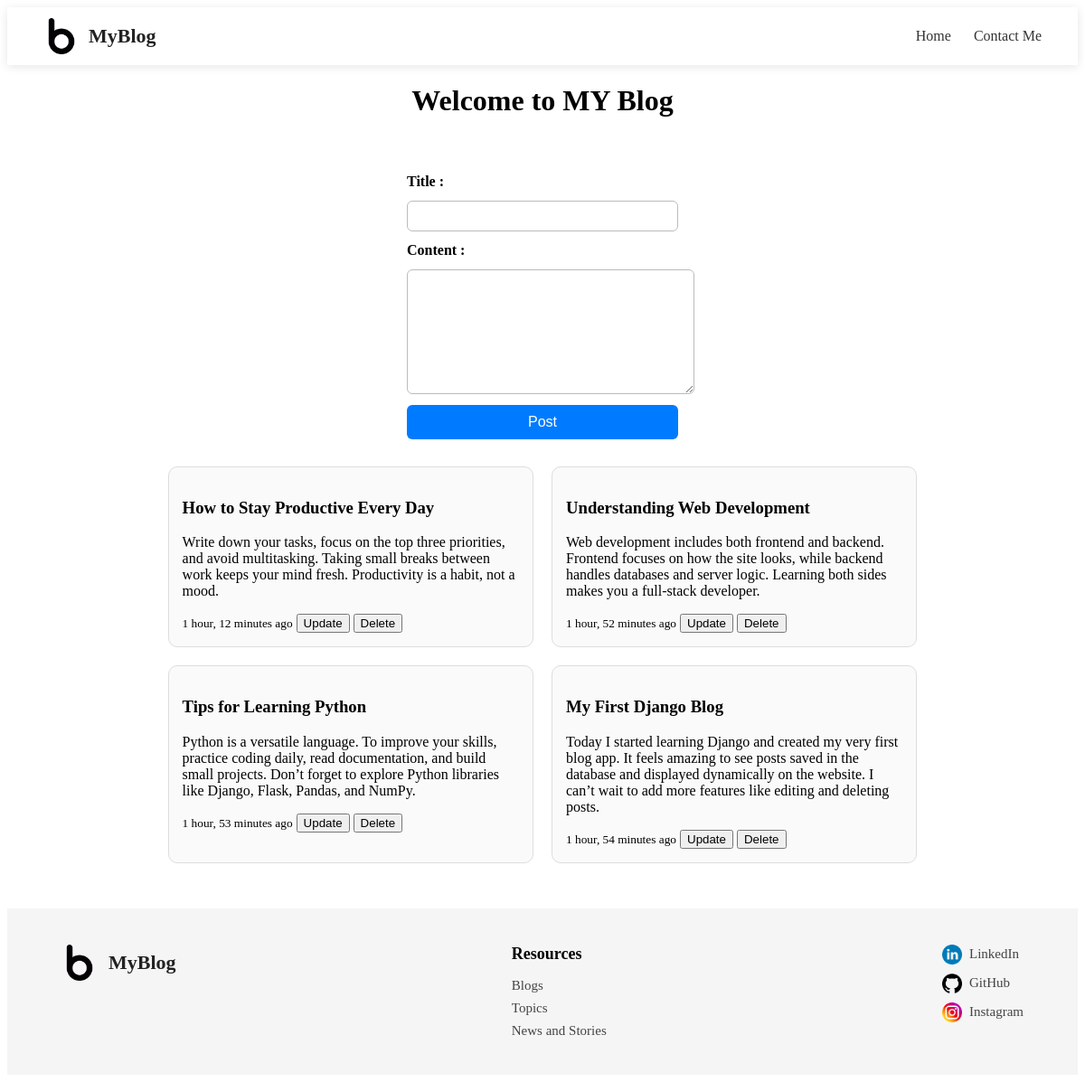
The page / on the database its author committed.
### myblog/models.py (models this page shows, shortened)
class CreateBlog(models.Model):
    title = models.CharField(max_length=255)
    created_at = models.DateTimeField(auto_now_add=True)
    content = models.TextField()

### myblog/views.py (the view)
# urls.py: path('',views.home_fun, name="home"),
def home_fun(request):
    posts = CreateBlog.objects.all().order_by('-created_at')
    return render(request,'home.html',{'posts': posts})

### templates/home.html (shortened to what this page needs)
{% extends 'index.html' %}
{% load static %}
{% block extra_css %}
    <link rel="stylesheet" href="{% static 'css/home.css' %}">
{% endblock %}
{% block content %}
<div class="page-center">
    <h1>Welcome to MY Blog</h1>
    <form method="POST" action="{% url 'result' %}" class="form-container">
        <label>Title : </label>
        <input type="text" name="title"/>
        <label>Content : </label>
        <textarea class="content-box" name="content"></textarea>
        <button>Post</button>
    </form>
</div>
<div id="blog-result" class="result-container">
    <div class="blogs">
        {% for p in posts %}
            <div class="blog-card">
                <h3>{{ p.title }}</h3>
                <p>{{ p.content }}</p>
                <small>{{ p.created_at|timesince }} ago</small>
                <a href="{% url 'update' p.id %}"><button>Update</button></a>
                <a href="{% url 'delete' p.id %}"><button>Delete</button></a>
            </div>
        {% endfor %}
    </div>
</div>
{% endblock %}

### templates/index.html (shortened to what this page needs)
{% load static %}
<!Doctype html>
<html>
    <head>
        {% block extra_css %}
        {% endblock %}
    </head>
    <body>
        {% include 'navbar.html' %}
        {% block content %}
        {% endblock %}
        {% include 'footer.html' %}
    </body>
</html>

### templates/navbar.html
{% load static %}
<link rel="stylesheet" href="{% static 'css/navbar.css' %}"/>
<nav class="navbar">
    <div class="nav-left">
        <img src="{% static 'img/logo.png' %}" alt="logo" class="logo">
        <span class="brand">MyBlog</span>
    </div>
    <div class="nav-right">
        <a href="{% url 'home' %}">Home</a>
        <a href="#contact">Contact Me</a>
    </div>
</nav>

### templates/footer.html
{% load static %}
<link rel="stylesheet" href="{% static 'css/footer.css' %}">
<footer id="contact" class="footer-container">
    <div class="footer-left">
        <img class="logo" src="{% static 'img/logo.png' %}" alt="logo"/>
        <span class="brand">MyBlog</span>
    </div>
    <div class="footer-middle">
        <span class="title">Resources</span>
        <a href="#blog-result" class="categories">Blogs</a>
        <a href="#blog-result" class="categories">Topics</a>
        <a href="#blog-result" class="categories">News and Stories</a>
    </div>
    <div class="footer-right">
        <a href="https://www.linkedin.com/in/sandhiya-bhoopathi/" target="_blank">
            <img class="small-icon" src="{% static 'img/linkedin.png' %}">
            <span>LinkedIn</span>
        </a>
        <a href="https://github.com/sandhiyabhoopathi-b" target="_blank">
            <img class="small-icon" src="{% static 'img/github.png' %}">
            <span>GitHub</span>
        </a>
        <a href="https://www.instagram.com/sandhiya8290?igsh=bHB2Y2M1bG1vdHIr">
            <img class="small-icon" src="{% static 'img/instagram.png' %}">
            <span>Instagram</span>
        </a>
    </div>
</footer>

### static/css/home.css (style rules this page uses)
.page-center { display: flex; flex-direction: column; justify-content: center; align-items: center; gap: 20px; }
.form-container { display: flex; flex-direction: column; gap: 12px; width: 300px; margin-top: 20px; }
.form-container label { font-weight: bold; font-size: 16px; }
.form-container input, .form-container textarea { padding: 8px; border-radius: 6px; border: 1px solid #bbb; font-size: 14px; }
.content-box { width: 100%; height: 120px; }
.form-container button { padding: 10px; border: none; background: #007bff; color: white; font-size: 16px; border-radius: 6px; cursor: pointer; }
.result-container { width: 100%; display: flex; justify-content: center; margin-top: 30px; }
.blogs { display: grid; grid-template-columns: repeat(2, 1fr); gap: 20px; width: 70%; }
.blog-card { padding: 15px; border: 1px solid #ddd; border-radius: 10px; background: #fafafa; height: auto; }

### static/css/navbar.css (style rules this page uses)
.navbar { display: flex; justify-content: space-between; align-items: center; padding: 12px 40px; box-shadow: 0 2px 10px rgba(0,0,0,0.1); }
.nav-left { display: flex; align-items: center; gap: 10px; }
.logo { width: 40px; height: 40px; }
.brand { font-size: 20px; font-weight: bold; color: #222; }
.nav-right { display: flex; align-items: center; gap: 25px; }
.nav-right a { text-decoration: none; font-size: 16px; color: #333; font-weight: 500; }

### static/css/footer.css (style rules this page uses)
.footer-container { display: flex; justify-content: space-between; align-items: flex-start; padding: 40px 60px; background: #f5f5f5; margin-top: 50px; }
.footer-left { display: flex; align-items: center; gap: 12px; }
.logo { width: 40px; height: 40px; }
.brand { font-size: 22px; font-weight: bold; color: #222; }
.footer-middle { display: flex; flex-direction: column; gap: 8px; }
.footer-middle .title { font-size: 18px; font-weight: bold; margin-bottom: 8px; }
.footer-middle a { text-decoration: none; color: #444; font-size: 15px; }
.footer-right { display: flex; flex-direction: column; gap: 10px; }
.footer-right a { display: flex; align-items: center; gap: 8px; text-decoration: none; color: #444; font-size: 15px; }
.small-icon { width: 22px; height: 22px; }

### rows shown on the page
CreateBlog: title "How to Stay Productive Every Day", content "Write down your tasks, focus on the top three priorities, and avoid multitasking. Taking small breaks between work keeps your mind fresh. Productivity is a habit, not a mood.", created_at "1 hour, 12 minutes"
CreateBlog: title "Understanding Web Development", content "Web development includes both frontend and backend. Frontend focuses on how the site looks, while backend handles databases and server logic. Learning both sides makes you a full-stack developer.", created_at "1 hour, 52 minutes"
CreateBlog: title "Tips for Learning Python", content "Python is a versatile language. To improve your skills, practice coding daily, read documentation, and build small projects. Don’t forget to explore Python libraries like Django, Flask, Pandas, and NumPy.", created_at "1 hour, 53 minutes"
CreateBlog: title "My First Django Blog", content "Today I started learning Django and created my very first blog app. It feels amazing to see posts saved in the database and displayed dynamically on the website. I can’t wait to add more features like editing and deleting posts.", created_at "1 hour, 54 minutes"
